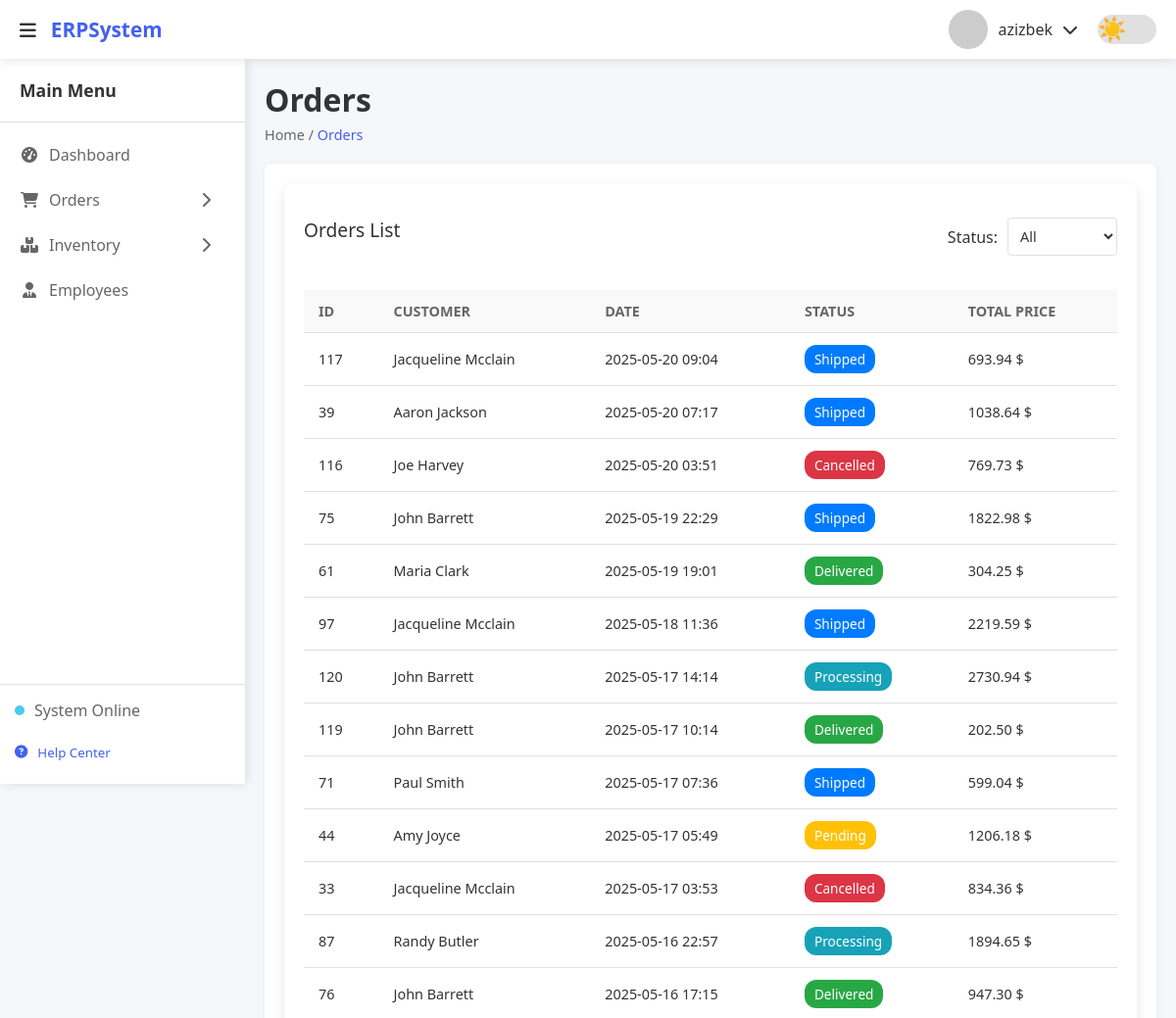
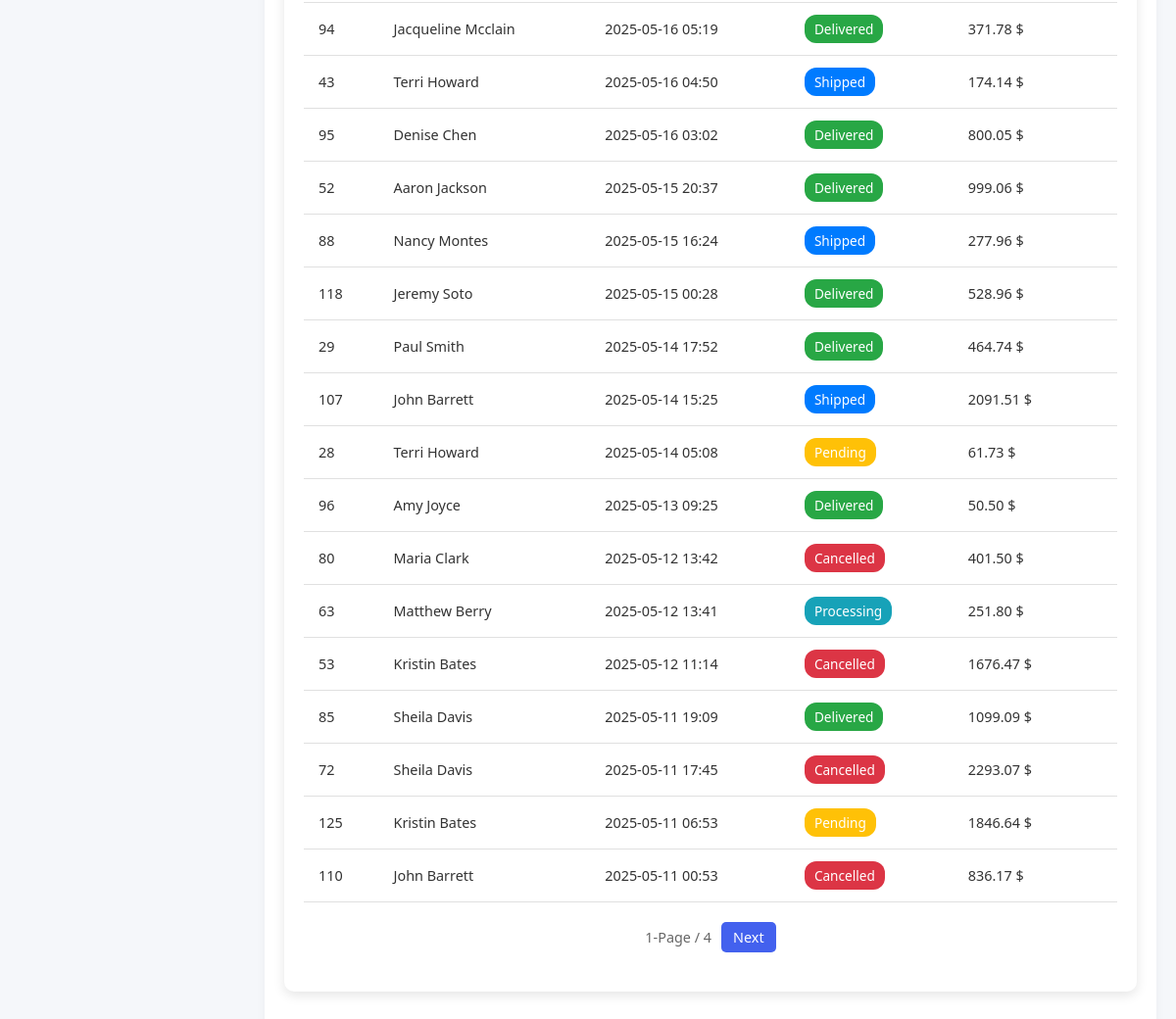
Screenshot of /orders/ (signed in) with the database file from the repository (2 pictures, top to bottom).
### main/models.py (models this page shows, shortened)
class Order(models.Model):
    STATUS_CHOICES = [
        ("PENDING", "Pending"),
        ("PROCESSING", "Processing"),
        ("SHIPPED", "Shipped"),
        ("DELIVERED", "Delivered"),
        ("CANCELLED", "Cancelled"),
    ]
    customer = models.ForeignKey(
        Customer, on_delete=models.CASCADE, related_name="orders"
    )
    order_date = models.DateTimeField(default=timezone.now)
    status = models.CharField(max_length=20, choices=STATUS_CHOICES, default="PENDING")
    total_amount = models.DecimalField(max_digits=10, decimal_places=2, default=0.00)
    created_at = models.DateTimeField(auto_now_add=True)
    updated_at = models.DateTimeField(auto_now=True)
    class Meta:
        ordering = ["-order_date"]

class Customer(models.Model):
    first_name = models.CharField(max_length=50)
    last_name = models.CharField(max_length=50)
    email = models.EmailField(unique=True)
    phone = models.CharField(max_length=15, blank=True, null=True)
    address = models.TextField(blank=True, null=True)
    created_at = models.DateTimeField(auto_now_add=True)
    updated_at = models.DateTimeField(auto_now=True)
    class Meta:
        ordering = ["last_name", "first_name"]

### main/views.py (the view)
# urls.py: path("orders/", views.orders, name="orders"),
@login_required
def orders(request):
    status_filter = request.GET.get('status', '')
    if status_filter:
        orders_list = Order.objects.filter(status=status_filter).select_related('customer').order_by('-order_date')
    else:
        orders_list = Order.objects.select_related('customer').order_by('-order_date')
    paginator = Paginator(orders_list, 30)
    page_number = request.GET.get('page')
    orders = paginator.get_page(page_number)
    status_choices = Order.STATUS_CHOICES
    context = {
        'orders': orders,
        'status_choices': status_choices,
        'current_status': status_filter,
    }
    return render(request, 'orders.html', context)

### template/orders.html (shortened to what this page needs)
{% extends "wrapper.html" %}
{% load static %}
{% block content %}
<link rel="stylesheet" href="{% static 'css/orders.css' %}">
<div class="content-header">
    <h1>Orders</h1>
    <div class="breadcrumb">
        <span>Home</span> / <span>Orders</span>
    </div>
</div>
<div class="content-body">
    <div class="card">
        <div class="card-header">
            <h3>Orders List</h3>
            <div class="filter-box">
                <form method="get" class="filter-form">
                    <label for="status">Status:</label>
                    <select id="status" name="status" class="form-control" onchange="this.form.submit()">
                        <option value="">All</option>
                    </select>
                </form>
            </div>
        </div>
        {% if orders %}
        <table class="data-table">
            <thead>
                <tr>
                    <th>ID</th>
                    <th>Customer</th>
                    <th>Date</th>
                    <th>Status</th>
                    <th>Total Price</th>
                </tr>
            </thead>
            <tbody>
                {% for order in orders %}
                <tr onclick="openModal('orderModal-{{ order.id }}')">
                    <td>{{ order.id }}</td>
                    <td>{{ order.customer.first_name }} {{ order.customer.last_name }}</td>
                    <td>{{ order.order_date|date:"Y-m-d H:i" }}</td>
                    <td>
                        <span class="status-badge status-{{ order.status|lower }}">
                            {{ order.get_status_display }}
                        </span>
                    </td>
                    <td>{{ order.total_amount }} $</td>
                </tr>
                {% endfor %}
            </tbody>
        </table>
        {% if orders.has_other_pages %}
        <div class="pagination">
            <span class="page-info">
                {{ orders.number }}-Page / {{ orders.paginator.num_pages }}
            </span>
            {% if orders.has_next %}
            <a href="?page={{ orders.next_page_number }}{% if current_status %}&status={{ current_status }}{% endif %}"
                class="btn btn-sm">Next</a>
            {% endif %}
        </div>
        {% endif %}
        {% else %}
        <p>Orders not found!</p>
        {% endif %}
    </div>
</div>
{% endblock %}

### template/wrapper.html (shortened to what this page needs)
<!DOCTYPE html>
{% load static %}
<html lang="en">
<head>
    <link rel="stylesheet" href="https://cdnjs.cloudflare.com/ajax/libs/font-awesome/6.4.0/css/all.min.css">
    <link rel="stylesheet" href="{% static 'css/main.css' %}">
    <link rel="stylesheet" href="{% static 'css/modal.css' %}">
    <link rel="stylesheet" href="{% static 'css/dashboard.css' %}">
    <link rel="stylesheet" href="{% static 'css/orders.css' %}">
    <link rel="stylesheet" href="{% static 'css/order_detail.css' %}">
    <link rel="stylesheet" href="{% static 'css/inventory.css' %}">
    <link rel="stylesheet" href="{% static 'css/products.css' %}">
    <link rel="stylesheet" href="{% static 'css/employee.css' %}">
</head>
<body>
    <div class="container">
        <nav class="top-nav">
            <div class="nav-left">
                <button id="sidebarToggle" class="menu-btn">
                    <i class="fas fa-bars"></i>
                </button>
                <div class="logo">
                    <span>ERP</span>System
                </div>
            </div>
            <div class="nav-right">
                <div class="user-profile" id="userProfile">
                    <img src="https://picsum.photos/200/300" width="40px" height="40px" alt="User">
                    <span>{{ request.user }}</span>
                    <i class="fas fa-chevron-down" id="userDropdownToggle"></i>
                </div>
                <div>
                    <div class="theme-toggle">
                        <label class="toggle-switch">
                            <span class="toggle-slider">
                            </span>
                        </label>
                    </div>
                </div>
            </div>
        </nav>
        <aside class="sidebar" id="sidebar">
            <div class="sidebar-header">
                <h3>Main Menu</h3>
            </div>
            <ul class="sidebar-menu">
                <li>
                    <a href="/">
                        <i class="fas fa-tachometer-alt"></i>
                        <span>Dashboard</span>
                    </a>
                </li>
                <li>
                    <a href="{% url 'main:orders' %}">
                        <i class="fas fa-shopping-cart"></i>
                        <span>Orders</span>
                        <i class="fas fa-chevron-right dropdown-icon"></i>
                    </a>
                </li>
                <li>
                    <a href="{% url 'main:inventory' %}">
                        <i class="fas fa-boxes"></i>
                        <span>Inventory</span>
                        <i class="fas fa-chevron-right dropdown-icon"></i>
                    </a>
                </li>
                <li>
                    <a href="{% url 'main:employee' %}">
                        <i class="fas fa-user-tie"></i>
                        <span>Employees</span>
                    </a>
                </li>
            </ul>
            <div class="sidebar-footer">
                <div class="system-status">
                    <div class="status-indicator online"></div>
                    <span>System Online</span>
                </div>
                <button class="help-btn">
                    <i class="fas fa-question-circle"></i>
                    <span>Help Center</span>
                </button>
            </div>
        </aside>
        <main class="main-content" id="mainContent">
            {% block content %}
            {% endblock %}
        </main>
    </div>
</body>
</html>

### staticfiles/css/modal.css (style rules this page uses)
.form-control { width: 100%; padding: 10px; border: 1px solid var(--border, #dddddd); border-radius: 5px; background-color: var(--card-bg, #ffffff); color: var(--text, #333333); transition: border-color 0.3s ease; }
.btn { display: inline-block; padding: 10px 20px; background-color: var(--primary, #007bff); color: white; text-decoration: none; border-radius: 5px; border: none; cursor: pointer; transition: background-color 0.3s ease; }

### staticfiles/css/dashboard.css (style rules this page uses)
.card { background-color: var(--card-bg); border-radius: 10px; padding: 20px; margin-bottom: 30px; box-shadow: 0 4px 12px rgba(0, 0, 0, 0.1); transition: box-shadow var(--transition-speed); }
.card h3 { font-size: 1.2rem; color: var(--text); margin-bottom: 15px; font-weight: 500; }
.data-table { width: 100%; border-collapse: collapse; font-size: 0.9rem; }
.data-table th, .data-table td { padding: 12px 15px; text-align: left; border-bottom: 1px solid var(--border); }
.data-table th { background-color: var(--submenu-bg); color: var(--text-secondary); font-weight: 600; text-transform: uppercase; }
.data-table td { color: var(--text); }

### staticfiles/css/orders.css (style rules this page uses)
.card-header { display: flex; justify-content: space-between; align-items: center; margin-bottom: 20px; }
.card-header h3 { font-size: 1.2rem; color: var(--text); font-weight: 500; }
.filter-box { display: flex; align-items: center; gap: 10px; }
.filter-form { display: flex; align-items: center; gap: 10px; }
.filter-form label { color: var(--text); font-weight: 500; }
.form-control { padding: 8px; border: 1px solid var(--border); border-radius: 5px; background-color: var(--card-bg); color: var(--text); transition: border-color var(--transition-speed); }
.status-badge { display: inline-block; padding: 5px 10px; border-radius: 12px; font-size: 0.85rem; font-weight: 500; color: white; }
.status-pending { background-color: #ffc107; }
.status-processing { background-color: #17a2b8; }
.status-shipped { background-color: #007bff; }
.status-delivered { background-color: #28a745; }
.status-cancelled { background-color: #dc3545; }
.pagination { display: flex; justify-content: center; align-items: center; gap: 10px; margin-top: 20px; }
.page-info { color: var(--text-secondary); font-size: 0.9rem; }
.btn-sm { padding: 6px 12px; font-size: 0.9rem; }

### staticfiles/css/products.css (style rules this page uses)
.filter-form { margin: 15px 0; }
.filter-form select { padding: 8px; font-size: 0.9rem; border: 1px solid var(--border); border-radius: 4px; background-color: var(--card-bg); color: var(--text); cursor: pointer; }
.pagination { display: flex; justify-content: center; margin: 20px 0; }

### rows the page displays
Order: id "117", customer.first_name "Jacqueline", customer.last_name "Mcclain", order_date "2025-05-20 09:04", status "Shipped", total_amount "693.94"
Order: id "39", customer.first_name "Aaron", customer.last_name "Jackson", order_date "2025-05-20 07:17", status "Shipped", total_amount "1038.64"
Order: id "116", customer.first_name "Joe", customer.last_name "Harvey", order_date "2025-05-20 03:51", status "Cancelled", total_amount "769.73"
Order: id "75", customer.first_name "John", customer.last_name "Barrett", order_date "2025-05-19 22:29", status "Shipped", total_amount "1822.98"
Order: id "61", customer.first_name "Maria", customer.last_name "Clark", order_date "2025-05-19 19:01", status "Delivered", total_amount "304.25"
Order: id "97", customer.first_name "Jacqueline", customer.last_name "Mcclain", order_date "2025-05-18 11:36", status "Shipped", total_amount "2219.59"
Order: id "120", customer.first_name "John", customer.last_name "Barrett", order_date "2025-05-17 14:14", status "Processing", total_amount "2730.94"
Order: id "119", customer.first_name "John", customer.last_name "Barrett", order_date "2025-05-17 10:14", status "Delivered", total_amount "202.50"
Order: id "71", customer.first_name "Paul", customer.last_name "Smith", order_date "2025-05-17 07:36", status "Shipped", total_amount "599.04"
Order: id "44", customer.first_name "Amy", customer.last_name "Joyce", order_date "2025-05-17 05:49", status "Pending", total_amount "1206.18"
Order: id "33", customer.first_name "Jacqueline", customer.last_name "Mcclain", order_date "2025-05-17 03:53", status "Cancelled", total_amount "834.36"
Order: id "87", customer.first_name "Randy", customer.last_name "Butler", order_date "2025-05-16 22:57", status "Processing", total_amount "1894.65"
Order: id "76", customer.first_name "John", customer.last_name "Barrett", order_date "2025-05-16 17:15", status "Delivered", total_amount "947.30"
Order: id "94", customer.first_name "Jacqueline", customer.last_name "Mcclain", order_date "2025-05-16 05:19", status "Delivered", total_amount "371.78"
Order: id "43", customer.first_name "Terri", customer.last_name "Howard", order_date "2025-05-16 04:50", status "Shipped", total_amount "174.14"
Order: id "95", customer.first_name "Denise", customer.last_name "Chen", order_date "2025-05-16 03:02", status "Delivered", total_amount "800.05"
Order: id "52", customer.first_name "Aaron", customer.last_name "Jackson", order_date "2025-05-15 20:37", status "Delivered", total_amount "999.06"
Order: id "88", customer.first_name "Nancy", customer.last_name "Montes", order_date "2025-05-15 16:24", status "Shipped", total_amount "277.96"
Order: id "118", customer.first_name "Jeremy", customer.last_name "Soto", order_date "2025-05-15 00:28", status "Delivered", total_amount "528.96"
Order: id "29", customer.first_name "Paul", customer.last_name "Smith", order_date "2025-05-14 17:52", status "Delivered", total_amount "464.74"
Order: id "107", customer.first_name "John", customer.last_name "Barrett", order_date "2025-05-14 15:25", status "Shipped", total_amount "2091.51"
Order: id "28", customer.first_name "Terri", customer.last_name "Howard", order_date "2025-05-14 05:08", status "Pending", total_amount "61.73"
Order: id "96", customer.first_name "Amy", customer.last_name "Joyce", order_date "2025-05-13 09:25", status "Delivered", total_amount "50.50"
Order: id "80", customer.first_name "Maria", customer.last_name "Clark", order_date "2025-05-12 13:42", status "Cancelled", total_amount "401.50"
Order: id "63", customer.first_name "Matthew", customer.last_name "Berry", order_date "2025-05-12 13:41", status "Processing", total_amount "251.80"
Order: id "53", customer.first_name "Kristin", customer.last_name "Bates", order_date "2025-05-12 11:14", status "Cancelled", total_amount "1676.47"
Order: id "85", customer.first_name "Sheila", customer.last_name "Davis", order_date "2025-05-11 19:09", status "Delivered", total_amount "1099.09"
Order: id "72", customer.first_name "Sheila", customer.last_name "Davis", order_date "2025-05-11 17:45", status "Cancelled", total_amount "2293.07"
Order: id "125", customer.first_name "Kristin", customer.last_name "Bates", order_date "2025-05-11 06:53", status "Pending", total_amount "1846.64"
Order: id "110", customer.first_name "John", customer.last_name "Barrett", order_date "2025-05-11 00:53", status "Cancelled", total_amount "836.17"

### other values shown
{{ request.user }} "azizbek"
{{ orders.number }} "1"
{{ orders.paginator.num_pages }} "4"
